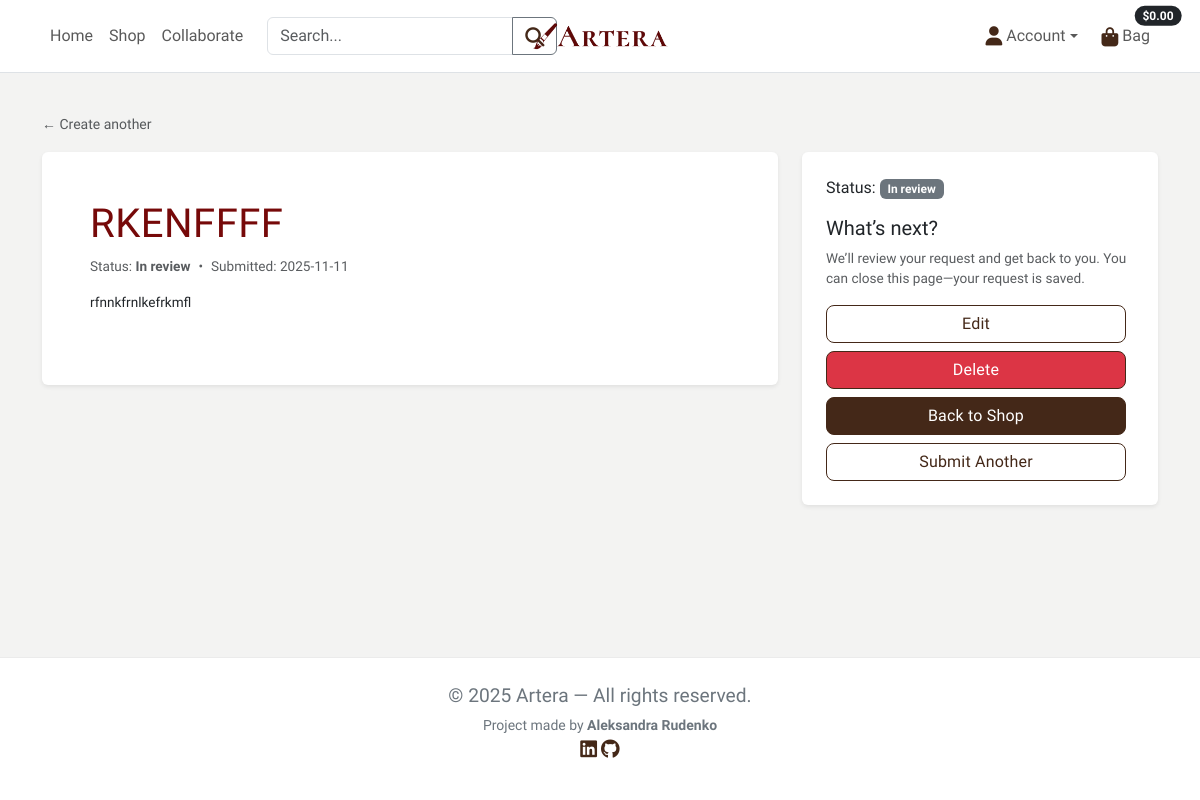
Page /services/requests/7/ (signed in) on the committed database.
### services/models.py (models this page shows)
class ArtworkRequest(models.Model):
    STATUS = [
        ("in_review","In review"),
        ("accepted","Accepted"),
        ("rejected","Rejected"),
    ]
    user = models.ForeignKey(settings.AUTH_USER_MODEL, on_delete=models.CASCADE, related_name="service_requests")
    title = models.CharField(max_length=120)
    description = models.TextField(blank=True)
    ref_image = CloudinaryField('image', folder='requests', blank=True)
    budget_cents = models.DecimalField(max_digits=10, decimal_places=2, null=True, blank=True)
    status = models.CharField(max_length=20, choices=STATUS, default="in_review")
    created_at = models.DateTimeField(auto_now_add=True)

### services/views.py (the view)
# urls.py: path("requests/<int:pk>/", views.request_detail, name="request_detail"),
@login_required
def request_detail(request, pk):
    obj = get_object_or_404(ArtworkRequest, pk=pk, user=request.user)
    return render(request, "services/request_detail.html", {"request_obj": obj})

### bag/contexts.py (called while the page is built, shortened)
def bag_contents(request):
    bag_items = []
    total = Decimal("0")
    product_count = 0
    bag = request.session.get('bag', {})
    if total < getattr(settings, 'FREE_DELIVERY_THRESHOLD', 0):
        delivery = total * Decimal(getattr(settings, 'STANDARD_DELIVERY_PERCENTAGE', 0) / 100)
        free_delivery_delta = getattr(settings, 'FREE_DELIVERY_THRESHOLD', 0) - total
    else:
        delivery = 0
        free_delivery_delta = 0
    grand_total = delivery + total
    context = {
        'bag_items': bag_items,
        'total': total,
        'product_count': product_count,
        'delivery': delivery,
        'free_delivery_delta': free_delivery_delta,
        'free_delivery_threshold': getattr(settings, 'FREE_DELIVERY_THRESHOLD', 0),
        'grand_total': grand_total,
    }
    return context

### services/templates/services/request_detail.html (shortened to what this page needs)
{% extends "base.html" %}
{% block content %}
<div class="container py-5">
    <div class="mb-3">
        <a class="small text-muted" href="{% url 'request' %}">&larr; Create another</a>
    </div>
    <div class="row g-4">
        <div class="col-12 col-lg-8">
            <div class="card border-0 shadow-sm rounded services-card">
                <div class="card-body p-4 p-md-5">
                    <h1 class="mb-2">{{ request_obj.title }}</h1>
                    <div class="text-muted mb-3 d-flex flex-wrap gap-2">
                        <span>Status: <strong>{{ request_obj.get_status_display }}</strong></span>
                        <span>&bull;</span>
                        <span>Submitted: {{ request_obj.created_at|date:"Y-m-d" }}</span>
                    </div>
                    {% with desc=request_obj.description %}
                    {% if desc %}
                    <p class="mb-4">{{ desc|linebreaksbr }}</p>
                    {% endif %}
                    {% endwith %}
                </div>
            </div>
        </div>
        <div class="col-12 col-lg-4">
            <div class="card border-0 shadow-sm rounded">
                <div class="card-body p-4">
                    <div class="mb-3">
                        <span>Status:</span>
                        {% if request_obj.status == 'accepted' %}
                        <span class="badge bg-success">{{ request_obj.get_status_display }}</span>
                        {% elif request_obj.status == 'rejected' %}
                        <span class="badge bg-danger">{{ request_obj.get_status_display }}</span>
                        {% else %}
                        <span class="badge bg-secondary">{{ request_obj.get_status_display }}</span>
                        {% endif %}
                    </div>
                    <h5 class="mb-2">What’s next?</h5>
                    <p class="text-muted mb-3">
                        We’ll review your request and get back to you. You can close this page—your request is saved.
                    </p>
                    <div class="d-grid gap-2">
                        <a href="{% url 'request_edit' request_obj.id  %}" class="btn btn-outline-dark">Edit</a>
                        <form method="post" action="{% url 'request_delete' request_obj.id  %}" class="m-0">
                            <button class="btn btn-danger" type="submit">Delete</button>
                        </form>
                        <a href="{% url 'all_artworks' %}" class="btn btn-dark">Back to Shop</a>
                        <a href="{% url 'request' %}" class="btn btn-outline-dark">Submit Another</a>
                    </div>
                </div>
            </div>
        </div>
    </div>
</div>
{% endblock %}

### static/css/base.css (style rules this page uses)
:root { --primary-font: "Cardo", serif; --primary-color: #442818; --secondary-color: #760909; --accent-1: #C2D2C2; --accent-1-dark: #2D4739; --bg-color: #F3F3F2; --surface: #FFFFFF; --ink: #1f1f1f; --muted: #6c757d; --border: rgba(0, 0, 0, .08); --shadow-sm: 0 6px 18px rgba(0, 0, 0, .08); --shadow-md: 0 10px 24px rgba(0, 0, 0, .1); --radius: 12px; }
body { font-family: var(--primary-font); background: var(--bg-color); color: var(--ink); display: flex; flex-direction: column; min-height: 100vh; }
h1, h2 { font-family: var(--primary-font); color: var(--secondary-color); letter-spacing: 0.5px; text-transform: uppercase; }
p { font-size: 1.2rem; }
.card p, .card .text-muted { font-size: 0.85rem; }
.services-card { height: auto; display: block; }
.btn { max-width: 300px; }
.btn-dark { background: var(--primary-color); border-color: var(--primary-color); color: #fff; border-radius: 8px; letter-spacing: 0.2px; }
.btn-outline-dark { color: var(--primary-color); border-color: var(--primary-color); border-radius: 8px; letter-spacing: 0.2px; }
.btn-danger { border-color: var(--primary-color); border-radius: 8px; letter-spacing: 0.2px; width: 100%; }
a { color: var(--primary-color); text-decoration: none; }

### rows in the picture
ArtworkRequest: title "RKENFFFF", status "In review", created_at "2025-11-11", description "rfnnkfrnlkefrkmfl"
